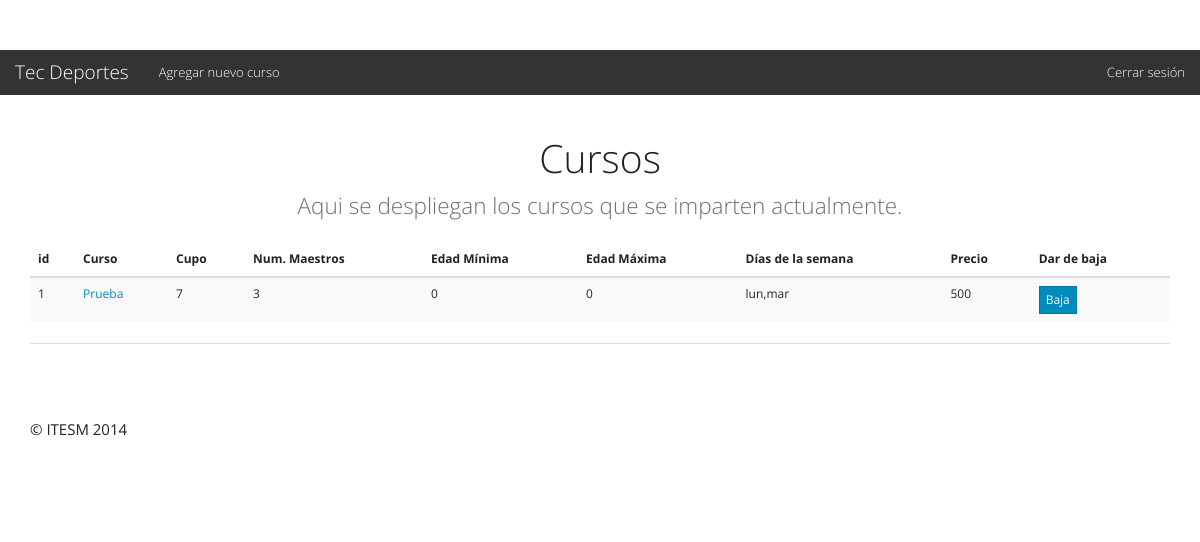
The app's page /pantallaAltasBajasCambiosCursos.php (signed in) with its own data.
### tables this page shows
CREATE TABLE `curso` (
  `IdCurso` int(11) NOT NULL,
  `bloque` int(11) NOT NULL,
  `Nombre` varchar(30) NOT NULL,
  `Cupo` int(11) NOT NULL,
  `EdadMinima` int(11) NOT NULL,
  `EdadMaxima` int(11) NOT NULL,
  `AlumnosInscritos` int(11) NOT NULL,
  `HoraInicio` varchar(10) NOT NULL,
  `Duracion` int(11) NOT NULL,
  `DiasDeLaSemana` varchar(30) NOT NULL,
  `CanMaestros` int(11) NOT NULL,
  `Precio` int(11) NOT NULL
);

### pantallaAltasBajasCambiosCursos.php (the view, shortened to what this page needs)
<?php
	$sql="select
				idCurso,
				Nombre,
				Cupo,
				CanMaestros,
				DiasDeLaSemana,
				EdadMinima,
				EdadMaxima,
        Precio
			from
				curso";
	$result = mysql_query($sql);
?>
<!DOCTYPE html>
<html lang="en">
  <head>
    <link rel="stylesheet" href="css/bootstrap.css" media="screen">
    <link rel="stylesheet" href="../assets/css/bootswatch.min.css">
	</head>
    <body>
  	<div class="navbar navbar-default">
    	<div class="navbar-header">
    	<a href="pantallaIndexAdmin.php" class="navbar-brand">Tec Deportes</a>
    </div>
    <div class="navbar-collapse collapse navbar-responsive-collapse">
    	<ul class="nav navbar-nav">
        <li><a href="pantallaCursos.php">Agregar nuevo curso</a></li>
    	</ul>
    	<ul class="nav navbar-nav navbar-right">
      		<li><a href="cerrarSesion.php">Cerrar sesión</a></li>
    	</ul>
    </div>
  	</div>
    <div class="container">
      <h1 align="center">Cursos</h1>
      <p class="lead" align="center">Aqui se despliegan los cursos que se imparten actualmente.</p>
    <table class="table table-striped table-hover ">
      <thead>
        <tr>
          <th>id</th>
          <th>Curso</th>
          <th>Cupo</th>
          <th>Num. Maestros</th>
		  <th>Edad M&iacute;nima</th>
		  <th>Edad M&aacute;xima</th>
		  <th>D&iacute;as de la semana</th>
      <th>Precio</th>
          <th>Dar de baja</th>
        </tr>
      </thead>
      <tbody>
	<?php
		while($row = mysql_fetch_array($result)){
			$idCurso=$row['idCurso'];
			$Nombre=$row['Nombre'];
			$Cupo=$row['Cupo'];
			$CanMaestros = $row['CanMaestros'];
			$DiasDeLaSemana = $row['DiasDeLaSemana'];
			$EdadMinima = $row['EdadMinima'];
			$EdadMaxima = $row['EdadMaxima'];
      $Precio = $row['Precio'];
			echo "<tr>
					<td>$idCurso</td>
					<td><a href=\"pantallaCursosModificar.php?idCurso=$idCurso\">$Nombre</a></td>
					<td>$Cupo</td>
					<td>$CanMaestros</td>
					<td>$EdadMinima</td>
					<td>$EdadMaxima</td>
					<td>$DiasDeLaSemana</td>
          <td>$Precio</td>
					<td><a href=\"bajaCurso.php?id=$idCurso\" class=\"btn btn-primary btn-xs\">Baja</a></td>
				</tr>";
		}
	?>
    </tbody>
  </table>
      <hr>
      <footer>
        <p>&copy; ITESM 2014</p>
      </footer>
    </div>
  </body>
</html>

### records on screen
curso: IdCurso "1", Nombre "Prueba", Cupo "7", CanMaestros "3", EdadMinima "0", EdadMaxima "0", DiasDeLaSemana "lun,mar", Precio "500"
